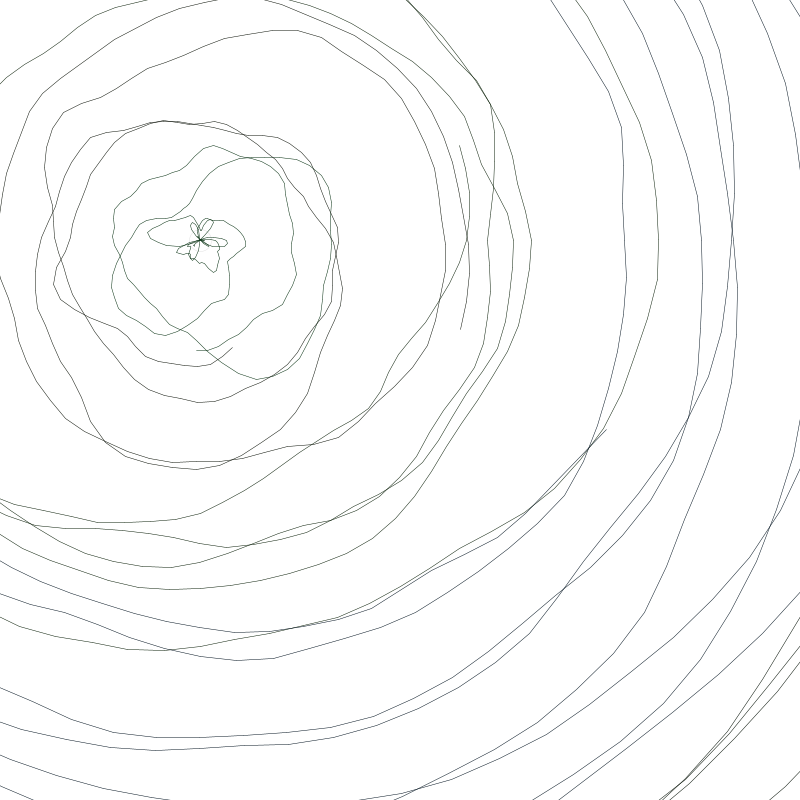
Frame 1 (no input)
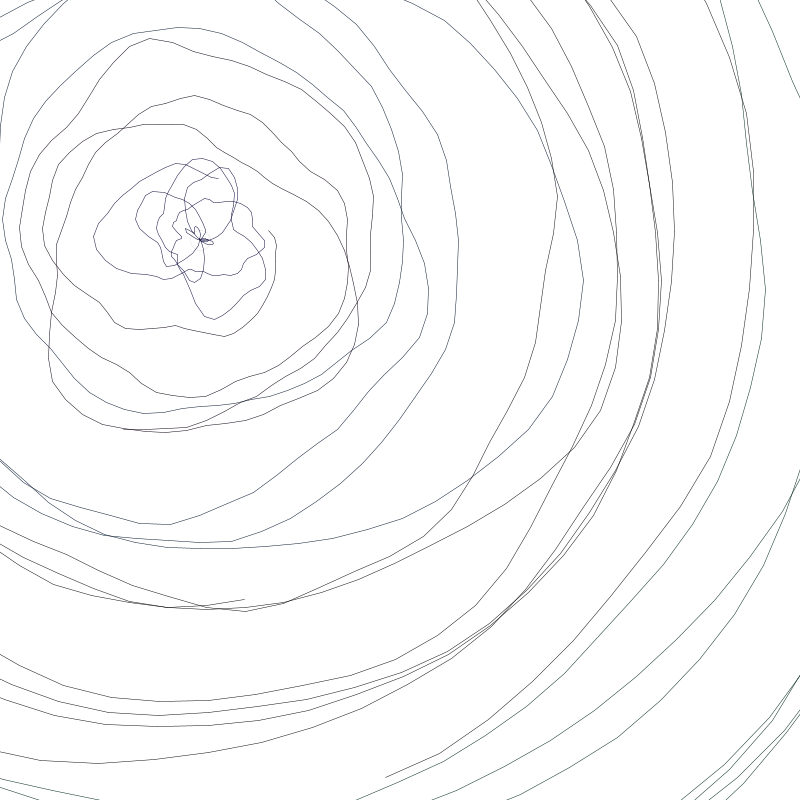
Frame 60 (the mouse pressed at the canvas centre just before this capture)
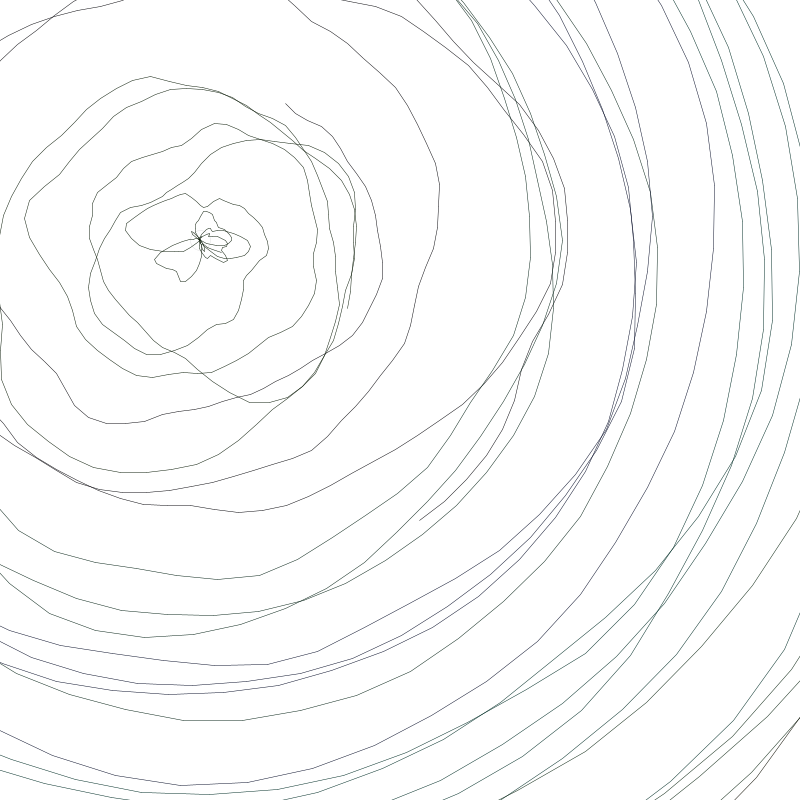
Frame 120 (the mouse held since frame 60 and released just before this capture)

The Processing sketch that drew these frames (run headless with seeded random() and noise(); from frame 60 on, the mouse is pressed at the canvas centre):

// Processing sketch: ch4
// ── ch4.pde
void setup() {
  size(800, 800);
  background(255);
  strokeWeight(0.5);
  smooth();
}


void draw() {
  background(255);
  float radius = 10;
  float centx = width * 0.25;
  float centy = height * 0.30;
  float radiusNoise = random(10);

  stroke(0, 30);
  noFill();
  ellipse(centx, centy, (radius + frameCount % 12) * 2, (radius + frameCount % 12) * 2);

  float x, y;
  for (int i = 0; i < 100; i++) {
    stroke(random(20), random(50), random(70));

    int startangle = int(random(360));
    int endangle = 1440 + int(random(1440));
    int anglestep = 5 + int(random(3));

    float lastx = -999;
    float lasty = -999;
    for (float ang = startangle; ang <= endangle; ang += anglestep) {
      radius += 0.5;
      radiusNoise += 0.05;
      float thisRadius = radius + (noise(radiusNoise) * 200) - 100;
      float rad = radians(ang);
      x = centx + (thisRadius * cos(rad));
      y = centy + (thisRadius * sin(rad));

      if (lastx > -999) {
        line(x, y, lastx, lasty);
      }
      lastx = x;
      lasty = y;
    }
  }
}
